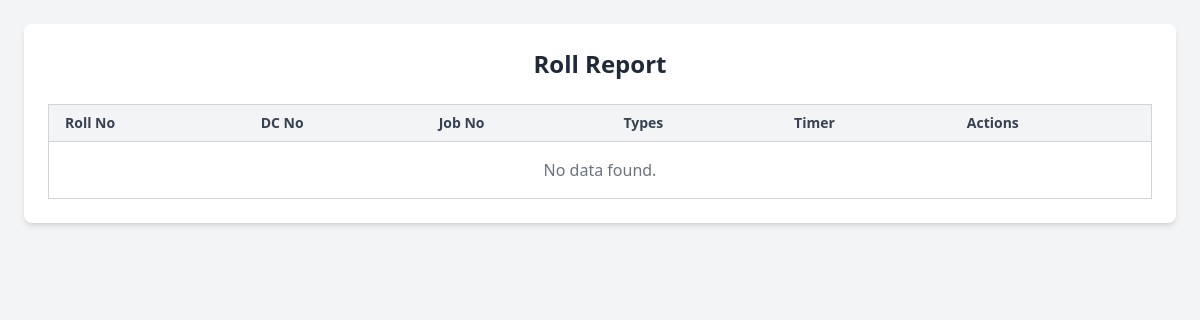
/roll/roll_report/, run on an earlier commit of the app's database.
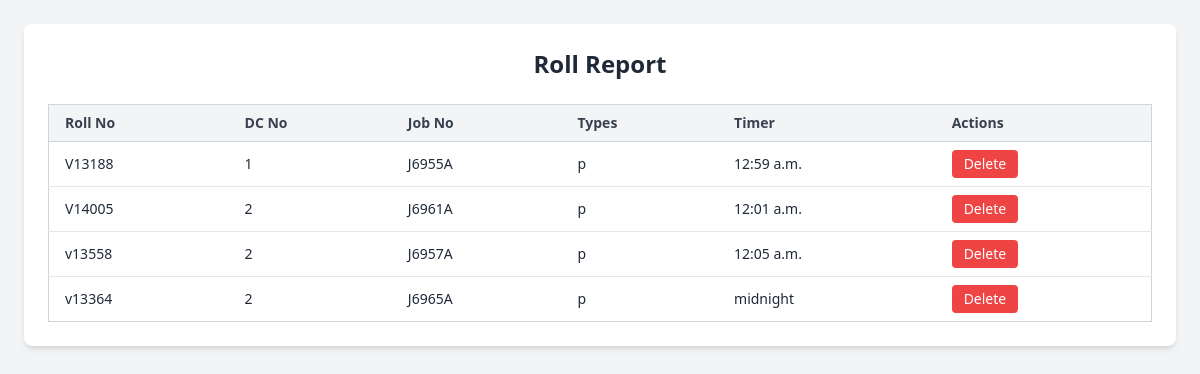
And on a later commit of the database.
### roll/models.py (models this page shows)
class master_final_mistake(models.Model):
    roll_no = models.CharField(max_length=50)
    machine_id = models.CharField(max_length=50)
    job_no = models.CharField(max_length=50)
    dc_no = models.CharField(max_length=50)
    lot_no = models.CharField(max_length=50)
    field_id = models.CharField(max_length=10)
    color = models.CharField(max_length=100, null=True , blank=True)
    types = models.CharField(max_length=50 , null=True , blank=True)
    timer =models.TimeField(null=True , blank=True)
    m1 = models.CharField(max_length=50 , null=True , blank=True)
    m2 = models.CharField(max_length=50 , null=True , blank=True)
    m3 = models.CharField(max_length=50 , null=True , blank=True)
    m4 = models.CharField(max_length=50 , null=True , blank=True)
    m5 = models.CharField(max_length=50 , null=True , blank=True)
    m6 = models.CharField(max_length=50 , null=True , blank=True)
    m7 = models.CharField(max_length=50 , null=True , blank=True)
    m8 = models.CharField(max_length=50 , null=True , blank=True)
    m9 = models.CharField(max_length=50 , null=True , blank=True)
    m10 = models.CharField(max_length=50 , null=True , blank=True)
    m11 = models.CharField(max_length=50 , null=True , blank=True)
    m12 = models.CharField(max_length=50 , null=True , blank=True)
    finish_dia = models.CharField(max_length=50 , null=True , blank=True)
    total_meters = models.CharField(max_length=50 , null=True , blank=True)
    act_gsm = models.CharField(max_length=50 , null=True , blank=True)
    remarks = models.CharField(max_length=200 , null=True , blank=True)
    date = models.DateField(auto_now_add=True)
    class Meta:
        db_table = 'master_final_mistake'

### roll/views.py (the view)
# urls.py: path('roll_report/', views.roll_report, name='roll_report'),
def roll_report(request):
    update = master_roll_update.objects.all()
    final =master_final_mistake.objects.all()
    return render(request, 'roll_report.html',{'update':update,'final':final})

### roll/context_processors.py (called while the page is built)
def break_times(request):
    now = datetime.now().time()
    breaks = BreakTime.objects.filter(is_active=True)
    for bt in breaks:
        if bt.start_time <= now <= bt.end_time:
            return {
                'break_start': bt.start_time.strftime('%H:%M:%S'),
                'break_end': bt.end_time.strftime('%H:%M:%S'),
                'in_break': True,
            }
    return {
        'break_start': '00:00:00',
        'break_end': '00:00:00',
        'in_break': False,
    }

### welcome/context_processors.py (called while the page is built)
def user_permissions(request):
    if request.user.is_authenticated:
        perm, _ = UserPermission.objects.get_or_create(user=request.user)
        return {'permission': perm}
    return {}

### roll/templates/roll_report.html (shortened to what this page needs)
<!DOCTYPE html>
<html lang="en">
<head>
    <script src="https://cdn.tailwindcss.com"></script>
</head>
<body class="bg-gray-100 p-6">
    <div class="max-w-6xl mx-auto bg-white shadow-md rounded-lg p-6">
        <h1 class="text-2xl font-bold mb-6 text-center text-gray-800">Roll Report</h1>
        <div class="overflow-x-auto">
            <table class="min-w-full divide-y divide-gray-300 border border-gray-300">
                <thead class="bg-gray-100">
                    <tr>
                        <th class="px-4 py-2 text-left text-sm font-semibold text-gray-700">Roll No</th>
                        <th class="px-4 py-2 text-left text-sm font-semibold text-gray-700">DC No</th>
                        <th class="px-4 py-2 text-left text-sm font-semibold text-gray-700">Job No</th>
                        <th class="px-4 py-2 text-left text-sm font-semibold text-gray-700">Types</th>
                        <th class="px-4 py-2 text-left text-sm font-semibold text-gray-700">Timer</th>
                        <th class="px-4 py-2 text-left text-sm font-semibold text-gray-700">Actions</th>
                    </tr>
                </thead>
                <tbody class="bg-white divide-y divide-gray-200">
                    {% for data in final %}
                    <tr class="hover:bg-gray-50">
                        <td class="px-4 py-2 text-sm text-gray-800">{{ data.roll_no }}</td>
                        <td class="px-4 py-2 text-sm text-gray-800">{{ data.machine_id }}</td>
                        <td class="px-4 py-2 text-sm text-gray-800">{{ data.job_no }}</td>
                        <td class="px-4 py-2 text-sm text-gray-800">{{ data.types }}</td>
                        <td class="px-4 py-2 text-sm text-gray-800">{{ data.timer }}</td>
                        <td class="px-4 py-2 text-sm">
                            <form method="POST" action="{% url 'delete_roll' %}" class="inline">
                                <button type="submit" class="bg-red-500 hover:bg-red-600 text-white px-3 py-1 rounded text-sm">
                                    Delete
                                </button>
                            </form>
                        </td>
                    </tr>
                    {% empty %}
                    <tr>
                        <td colspan="6" class="text-center text-gray-500 py-4">No data found.</td>
                    </tr>
                    {% endfor %}
                </tbody>
            </table>
        </div>
    </div>
</body>
</html>

What changed in the data, as far as the page shows it:
added master_final_mistake: roll_no "V13188", machine_id "1", job_no "J6955A", types "p", timer "12:59 a.m."
added master_final_mistake: roll_no "V14005", machine_id "2", job_no "J6961A", types "p", timer "12:01 a.m."
added master_final_mistake: roll_no "v13558", machine_id "2", job_no "J6957A", types "p", timer "12:05 a.m."
added master_final_mistake: roll_no "v13364", machine_id "2", job_no "J6965A", types "p", timer "midnight"
Also different on the page:
text no longer shown: "No data found."
